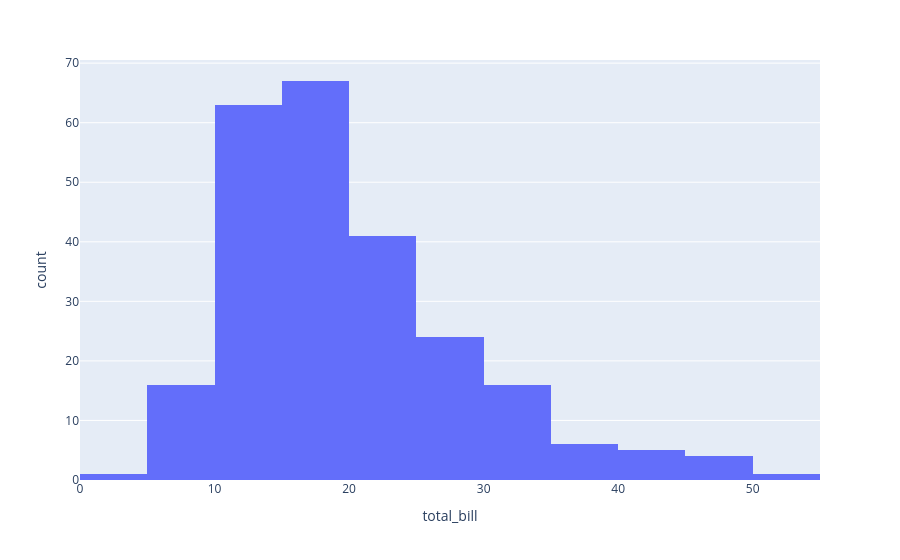

This figure's notebook cell:
### Markdown cell above
Choosing the number of bins

### Code cell
df = px.data.tips()
fig = px.histogram(df, x="total_bill", nbins=20)
fig.show()

### Figure 1 — Plotly figure (JSON) as saved in the notebook; plotly's stock layout.template omitted (floating-point values rounded to 4 significant figures; data arrays with more than 128 entries replaced by an {"elided": "..."} marker saying what was removed)
{"data": [{"bingroup": "x", "hovertemplate": "total_bill=%{x}<br>count=%{y}<extra></extra>", "legendgroup": "", "marker": {"color": "#636efa", "pattern": {"shape": ""}}, "name": "", "nbinsx": 20, "orientation": "v", "showlegend": false, "type": "histogram", "x": {"elided": "244 float values"}, "xaxis": "x", "yaxis": "y"}], "layout": {"barmode": "relative", "legend": {"tracegroupgap": 0}, "margin": {"t": 60}, "xaxis": {"anchor": "y", "domain": [0, 1], "title": {"text": "total_bill"}}, "yaxis": {"anchor": "x", "domain": [0, 1], "title": {"text": "count"}}}}
